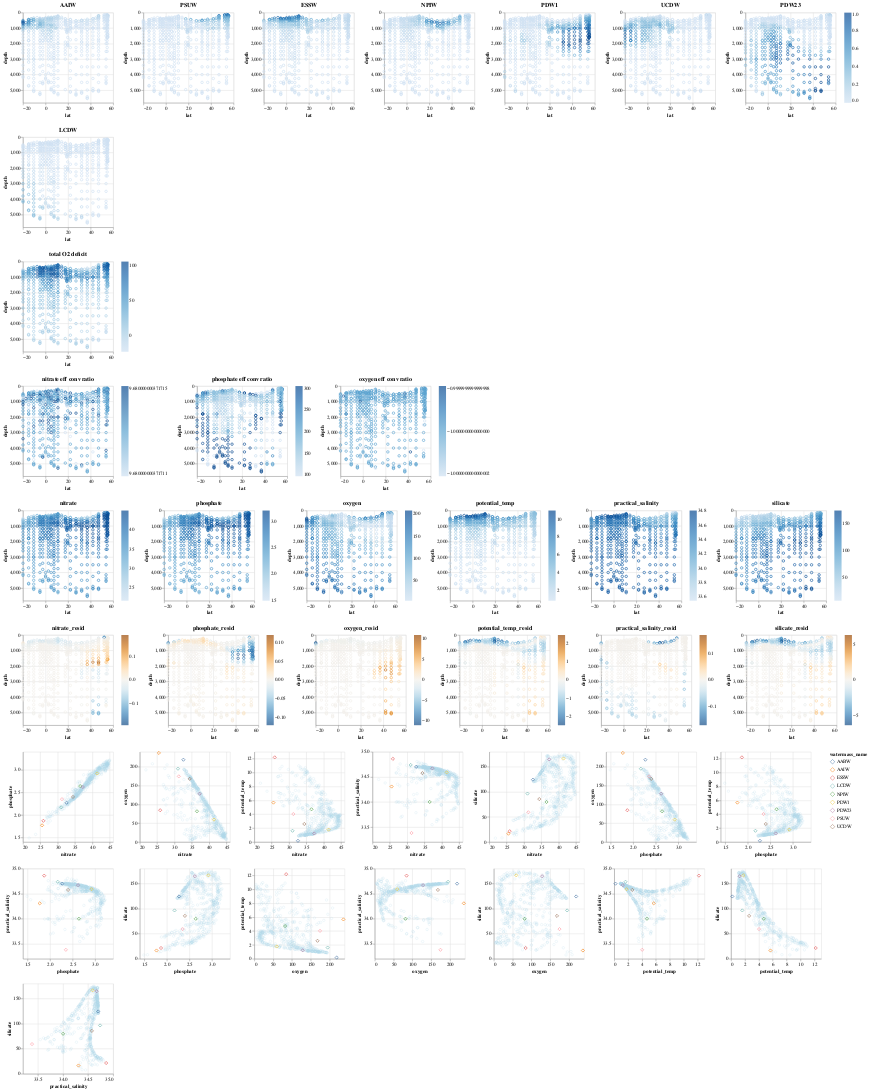

Notebook source saved alongside this figure:
### Code cell
from pyompa import build_altair_viz

build_altair_viz(ompa_soln, xaxis_colname="lat", yaxis_colname="depth" )
